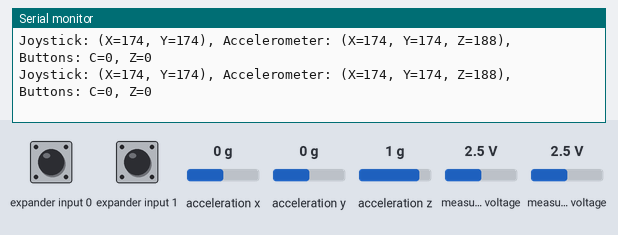
A sketch run on a simulated Arduino Uno, built with avr-gcc and run on an emulated ATmega328P. Shown: the last lines printed to the serial monitor. Wiring (inferred from the names in the program): Wii Nunchuk at I2C address 0x52. The test bench sets the inputs (shaded band); at power-on: acceleration x 0 g, measured voltage 2.5 V, acceleration y 0 g, acceleration z 1 g, expander input 0 HIGH, expander input 1 HIGH.

Above: at 1.2 s.
1.3 s: acceleration x set to -1.4 g
At 1.43 s:
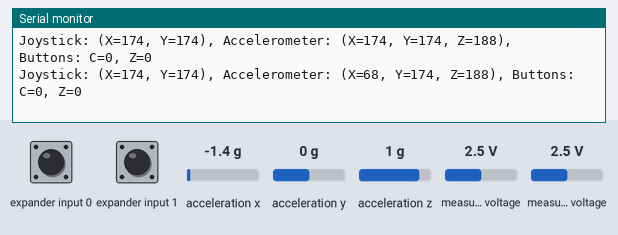
4.3 s: measured voltage (sensor 200) set to 4.9 V
At 4.4 s:
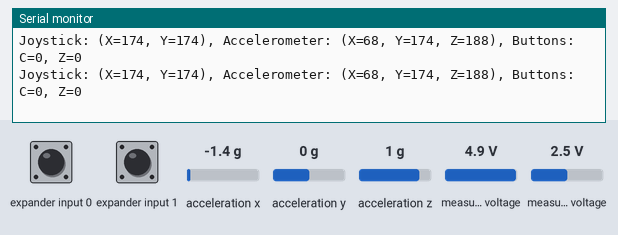
7.3 s: measured voltage (sensor 201) set to 0.1 V
At 7.32 s:
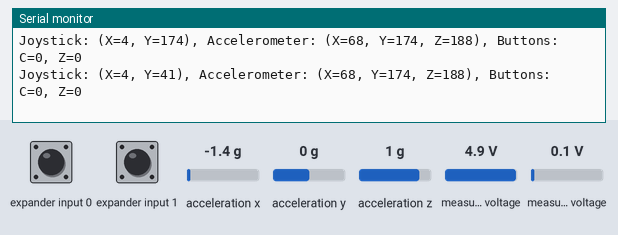
10.3 s: measured voltage (sensor 200) set to 2.5 V
At 10.32 s:
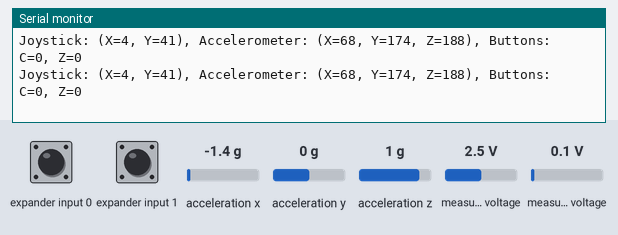
13.3 s: acceleration y set to -1.4 g
At 13.38 s:
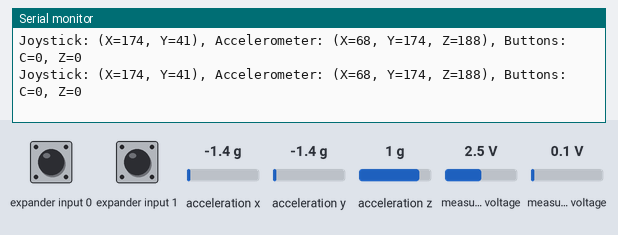
16.3 s: acceleration z set to -1.4 g
At 20.23 s:
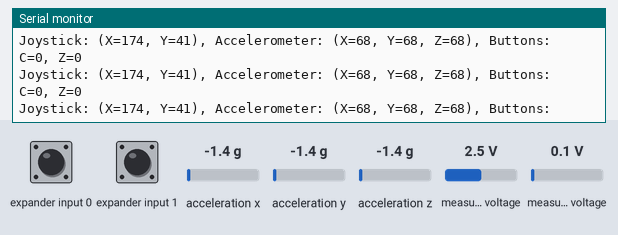

The sketch:

Nunchuck.ino
```cpp
#include <Wire.h>

void setup() {
  Serial.begin(9600);         // Start the serial communication
  Wire.begin();               // Start the I2C bus

  // Initialize Wii Nunchuck
  Wire.beginTransmission(0x52); // 0x52 is the I2C address of the Nunchuck
  Wire.write(0xF0);             // Initialization command
  Wire.write(0x55);             // Initialization value
  Wire.write(0xFB);             // Initialization command
  Wire.write(0x00);             // Initialization value
  Wire.endTransmission();
}

void loop() {
  requestNunchuckData();     // Request data from the Nunchuck
  delay(100);                 // Small delay between readings
}

void requestNunchuckData() {
  Wire.beginTransmission(0x52);
  Wire.write(0x00);          // Request data command
  Wire.endTransmission();

  Wire.requestFrom(0x52, 6); // Request 6 bytes of data
  if (Wire.available() == 6) {
    // Read raw data
    byte joyX = decode(Wire.read());
    byte joyY = decode(Wire.read());
    byte accelX = decode(Wire.read());
    byte accelY = decode(Wire.read());
    byte accelZ = decode(Wire.read());
    byte buttons = decode(Wire.read());

    // Extract button states
    bool buttonC = !(buttons & 0x02);  // C button is active low
    bool buttonZ = !(buttons & 0x01);  // Z button is active low

    // Print data to Serial Monitor
    Serial.print("Joystick: (X=");
    Serial.print(joyX);
    Serial.print(", Y=");
    Serial.print(joyY);
    Serial.print("), ");
    Serial.print("Accelerometer: (X=");
    Serial.print(accelX);
    Serial.print(", Y=");
    Serial.print(accelY);
    Serial.print(", Z=");
    Serial.print(accelZ);
    Serial.print("), ");
    Serial.print("Buttons: C=");
    Serial.print(buttonC);
    Serial.print(", Z=");
    Serial.println(buttonZ);
  }
}

// Wii Nunchuck encodes data in a special way, so we need to decode it
byte decode(byte data) {
  return (data ^ 0x17) + 0x17;
}
```

Measured:
- after the input at 1.3 s, the serial monitor: prints a new line at once (image 1)
- after the input at 7.3 s, the serial monitor: prints a new line at once (image 3)
- after the input at 16.3 s, the serial monitor: prints a new line after 0.11 s (image 6)
